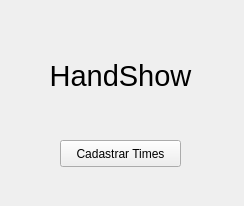
<?xml version="1.0" encoding="UTF-8"?>
<ui version="4.0">
 <class>tela1</class>
 <widget class="QWidget" name="tela1">
  <property name="geometry">
   <rect>
    <x>0</x>
    <y>0</y>
    <width>244</width>
    <height>206</height>
   </rect>
  </property>
  <property name="windowTitle">
   <string>HandShow</string>
  </property>
  <property name="windowIcon">
   <iconset>
    <normaloff>favicon.ico</normaloff>favicon.ico</iconset>
  </property>
  <property name="styleSheet">
   <string notr="true"/>
  </property>
  <widget class="QPushButton" name="addteam">
   <property name="geometry">
    <rect>
     <x>60</x>
     <y>140</y>
     <width>121</width>
     <height>27</height>
    </rect>
   </property>
   <property name="cursor">
    <cursorShape>PointingHandCursor</cursorShape>
   </property>
   <property name="contextMenuPolicy">
    <enum>Qt::DefaultContextMenu</enum>
   </property>
   <property name="text">
    <string>Cadastrar Times</string>
   </property>
  </widget>
  <widget class="QLabel" name="label">
   <property name="geometry">
    <rect>
     <x>40</x>
     <y>50</y>
     <width>161</width>
     <height>51</height>
    </rect>
   </property>
   <property name="font">
    <font>
     <pointsize>22</pointsize>
    </font>
   </property>
   <property name="text">
    <string>HandShow</string>
   </property>
   <property name="alignment">
    <set>Qt::AlignCenter</set>
   </property>
   <property name="textInteractionFlags">
    <set>Qt::NoTextInteraction</set>
   </property>
  </widget>
  <zorder>label</zorder>
  <zorder>addteam</zorder>
 </widget>
 <resources/>
 <connections/>
</ui>
